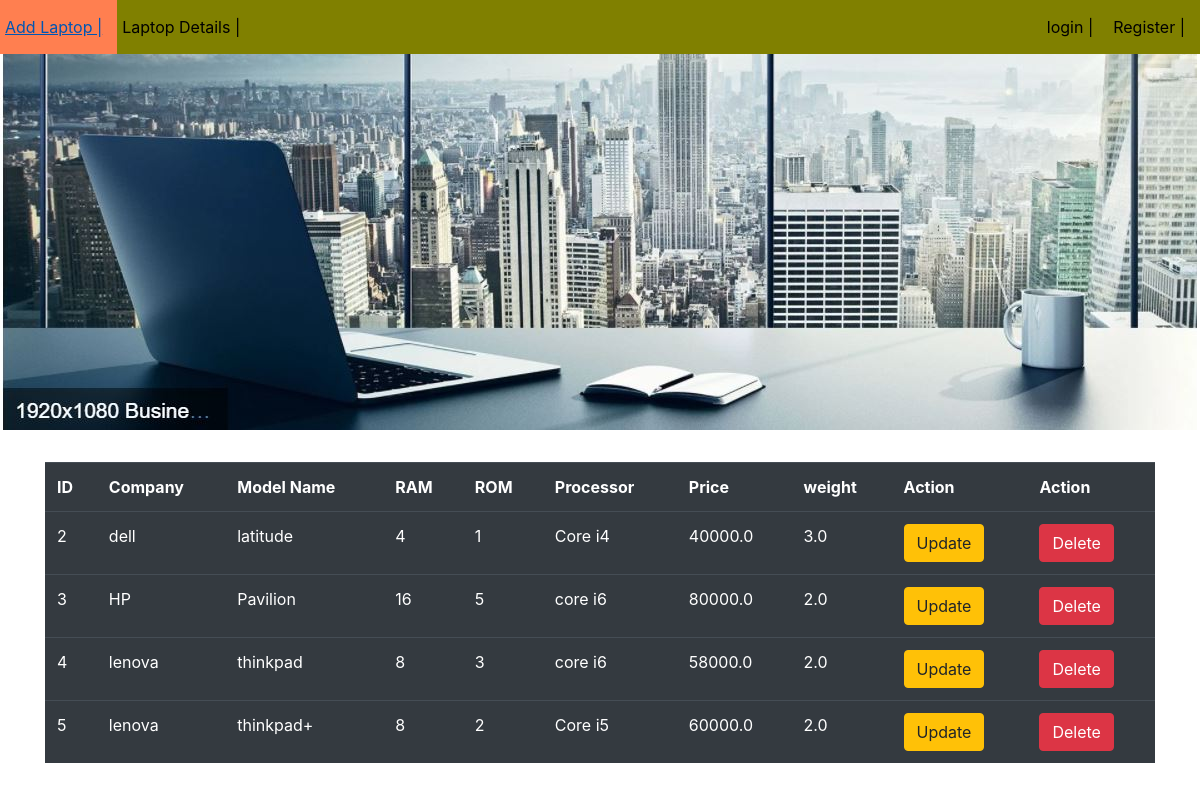
Screenshot of /fa/showlaptop/ with the database file from the repository.
### FirstApp/models.py (models this page shows, shortened)
class Laptop(models.Model):
    lid = models.IntegerField(primary_key=True)
    company = models.CharField(max_length=40)
    model_name = models.CharField(max_length=40)
    ram = models.IntegerField()
    rom = models.IntegerField()
    processor = models.CharField(max_length=40)
    price = models.FloatField()
    weight = models.FloatField()

### FirstApp/views.py (the view)
# urls.py: path('showlaptop/',views.showlaptopView.as_view(),name='show'),
class showlaptopView(View):
    def get(self,request):
        lap_object = Laptop.objects.all()
        template_name = 'FirstApp/showLaptop.html'
        context = {'lap_object':lap_object}
        return render(request,template_name,context)

### templates/FirstApp/showLaptop.html (shortened to what this page needs)
{% extends 'layout.html' %}
{% block content %}
<div class="container">
    <table class="table table-dark">
        <tr>
            <th>ID</th>
            <th>Company</th>
            <th>Model Name</th>
            <th>RAM</th>
            <th>ROM</th>
            <th>Processor</th>
            <th>Price</th>
            <th>weight</th>
            <th>Action</th>
            <th>Action</th>
        </tr>
        {% for lap in lap_object %}
            <tr>
                <td>{{lap.lid}}</td>
                <td>{{lap.company}}</td>
                <td>{{lap.model_name}}</td>
                <td>{{lap.ram}}</td>
                <td>{{lap.rom}}</td>
                <td>{{lap.processor}}</td>
                <td>{{lap.price}}</td>
                <td>{{lap.weight}}</td>
                <td><a href="{% url 'update' lap.lid %}"><button class="btn btn-warning">Update</button></a></td>
                <td><a href="{% url 'delete' lap.lid %}"><button class="btn btn-danger">Delete</button></a></td>
            </tr>
        {% endfor %}
    </table>
</div>
{% endblock %}

### templates/layout.html (shortened to what this page needs)
<!DOCTYPE html>
{% load static %}
<html lang="en">
<head>
    <link rel="stylesheet" href="https://cdn.jsdelivr.net/npm/bootstrap@4.6.1/dist/css/bootstrap.min.css">
    <link rel="stylesheet" href="{% static 'FirstApp/style.css' %}">
</head>
<body>
<div class="third">
    <ul class="mynavbar">
        <li><a  href="{% url 'add' %}">Add Laptop |</a></li>
        <li><a href="{% url 'show' %}">Laptop Details |</a></li>
        <span class="authlinks">
            {% if user.is_authenticated %}
                <li><a> Hello,{{user.username}} |</a></li>
                <li><a href="{% url 'logout' %}"> logout |</a></li>
            {% else %}
                <li><a href="{% url 'login' %}"> login |</a></li>
                <li><a href="{% url 'register' %}"> Register |</a></li>
            {% endif %}
        </span>
    </ul>
    <br><br><br><br><br><br><br><br><br><br><br><br><br><br><br><br><br>
    {% block content %}{% endblock %}
</div>
</body>
</html>

### static/FirstApp/style.css (style rules this page uses)
.mynavbar { background-color : olive; list-style-type : none; overflow : hidden; margin : 0; padding :0; }
li { float : left; }
li a { padding:15px 15px 15px 5px; color : black; display : block; }
.authlinks { float:right; }
body { background-image: url("Capture_1.JPG"); background-repeat: no-repeat; }

### rows the page displays
Laptop: lid "2", company "dell", model_name "latitude", ram "4", rom "1", processor "Core i4", price "40000.0", weight "3.0"
Laptop: lid "3", company "HP", model_name "Pavilion", ram "16", rom "5", processor "core i6", price "80000.0", weight "2.0"
Laptop: lid "4", company "lenova", model_name "thinkpad", ram "8", rom "3", processor "core i6", price "58000.0", weight "2.0"
Laptop: lid "5", company "lenova", model_name "thinkpad+", ram "8", rom "2", processor "Core i5", price "60000.0", weight "2.0"
